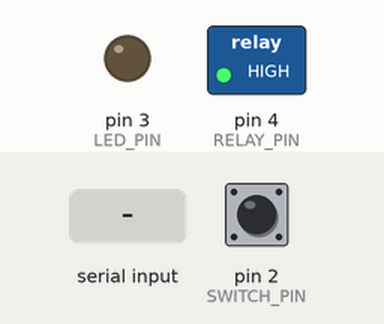
Recording of a sketch running on a simulated Arduino Uno, built with avr-gcc and run on an emulated ATmega328P. Parts: switched loads named in the sketch (green lamp = pin HIGH), output pins drawn as LEDs (lit = HIGH). Inputs (shaded band) come from the test bench; at power-on: pin 2 (SWITCH_PIN) HIGH. What the sketch prints to the serial monitor is not drawn.

Above: at 1.2 s.
1.3 s: pin 2 (SWITCH_PIN) pulled LOW for 0.15 s
At 1.37 s:
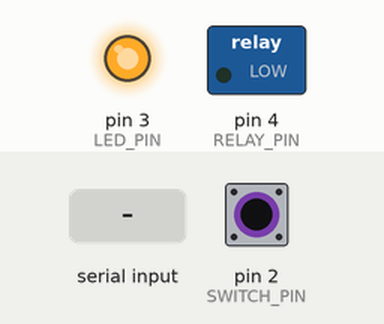
2.9 s: "S" received over Serial
Timing chart, 0 to 5.9 s (numbered marks = the images above; inputs shaded):
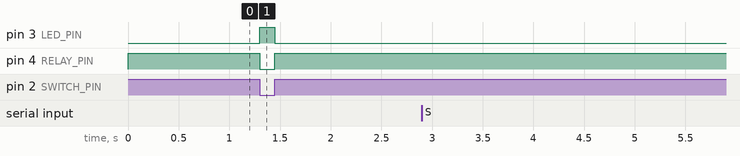

Measured:
- after the input at 1.3 s, pin 3 (LED_PIN): LOW → HIGH at once, → LOW 0.15 s later; pin 4 (RELAY_PIN): HIGH → LOW at once, → HIGH 0.15 s later
- after the input at 2.9 s, every drawn part: stays the same

The sketch:

relay_and_led.ino
```cpp
/**
 * Nexforz IoT Internship - Phase 1: Day 5
 * Relay Control & Safety State Machine
 * Using INPUT_PULLUP (No external resistor required)
 */

// Pin Definitions
const int SWITCH_PIN = 2;   // Push Button
const int LED_PIN = 3;      // Status LED
const int RELAY_PIN = 4;    // Relay IN

// Set to true if your relay turns ON when IN is LOW
const bool IS_ACTIVE_LOW = true;

bool systemEStop = false;

void setup() {
  Serial.begin(9600);

  // Configure Pins
  pinMode(SWITCH_PIN, INPUT_PULLUP);   // Internal pull-up enabled
  pinMode(LED_PIN, OUTPUT);
  pinMode(RELAY_PIN, OUTPUT);

  // Safe startup
  relayOff();
  digitalWrite(LED_PIN, LOW);

  Serial.println("=== Nexforz Day 5 Safety Firmware ===");
  Serial.println("Press the button to turn ON the relay.");
  Serial.println("Type 'S' in Serial Monitor for Emergency Stop.");
}

void loop() {

  // Check for Emergency Stop command
  checkSerialCommand();

  // If Emergency Stop is active
  if (systemEStop) {
    relayOff();
    digitalWrite(LED_PIN, LOW);
    return;
  }

  // Read Button
  int switchState = digitalRead(SWITCH_PIN);

  // Button Pressed = LOW (because of INPUT_PULLUP)
  if (switchState == LOW) {
    relayOn();
    digitalWrite(LED_PIN, HIGH);
  } else {
    relayOff();
    digitalWrite(LED_PIN, LOW);
  }
}

// Turn Relay ON
void relayOn() {
  if (IS_ACTIVE_LOW) {
    digitalWrite(RELAY_PIN, LOW);
  } else {
    digitalWrite(RELAY_PIN, HIGH);
  }
}

// Turn Relay OFF
void relayOff() {
  if (IS_ACTIVE_LOW) {
    digitalWrite(RELAY_PIN, HIGH);
  } else {
    digitalWrite(RELAY_PIN, LOW);
  }
}

// Emergency Stop through Serial Monitor
void checkSerialCommand() {
  if (Serial.available() > 0) {
    char cmd = Serial.read();

    if (cmd == 'S' || cmd == 's') {
      systemEStop = true;
      Serial.println("!!! EMERGENCY STOP ACTIVATED !!!");
    }
  }
}
```
